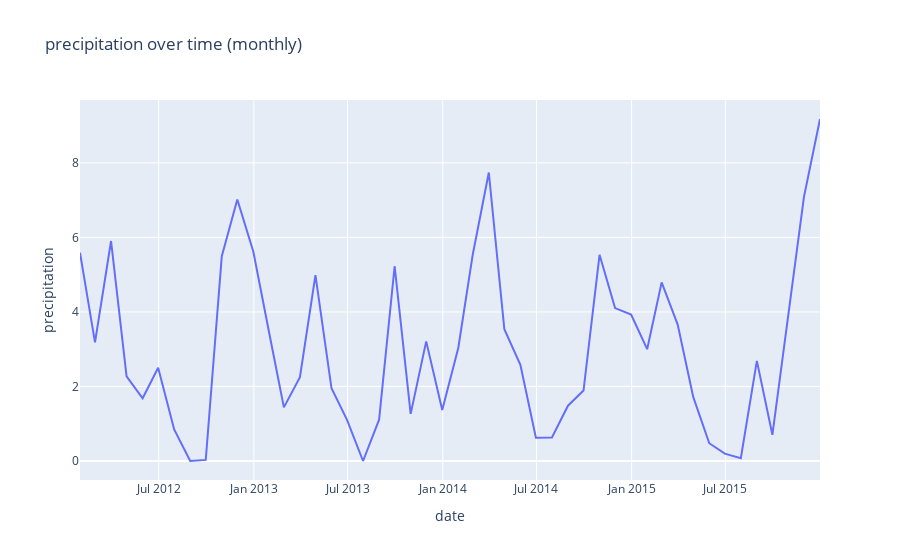

The cell this chart's notebook holds for it:
### Code cell
fig = px.line(weather.resample("M").mean(),y="precipitation",title="precipitation over time (monthly)")
fig.show()
